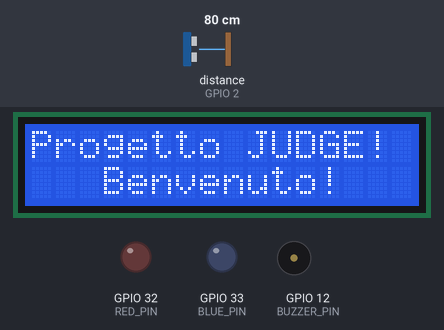
The sketch below on a simulated ESP32. On the bench: 16×2 character LCD, output pins drawn as LEDs (lit = HIGH), buzzer (waves = sounding, pin HIGH). Wiring (inferred from the names in the program): ultrasonic range finder: trigger GPIO 0; echo GPIO 2. The test bench sets the inputs (shaded band); at power-on: distance to the obstacle (sensor on GPIO 2) 80 cm. The echo pulse lasts 58.3 µs per cm; WiFi joins after 1.5 s; servers stay silent unless stated; uploads are accepted with an empty reply; the camera gives no picture; pins used as bus, display or sensor lines are not drawn; what the sketch prints to the serial monitor is not drawn.

Above: at 0.4 s.
At 11.2 s:
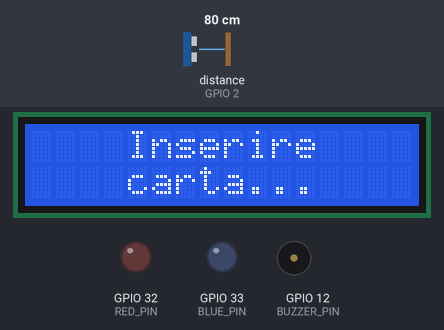
11.3 s: distance to the obstacle (sensor on GPIO 2) set to 2 cm
At 12.6 s:
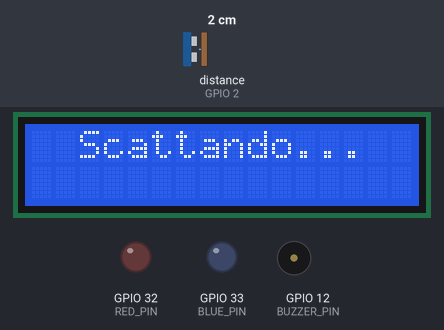
17.3 s: distance to the obstacle (sensor on GPIO 2) set to 120 cm
20.3 s: distance to the obstacle (sensor on GPIO 2) set to 4 cm
At 24.6 s:
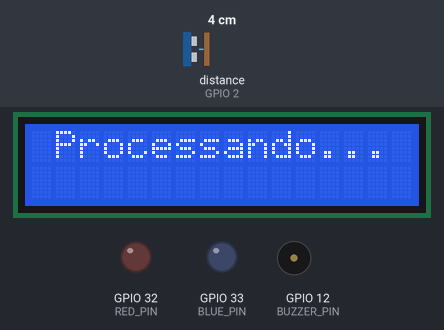
Timing chart, 0 to 26.1 s (numbered marks = the images above; inputs shaded):
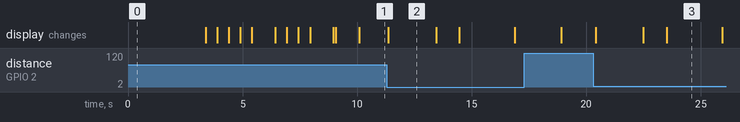

Measured:
- after the input at 11.3 s, the display: changes after 0.07 s (image 2)
- after the input at 20.3 s, the display: first changes after 0.12 s (image 3 shows a later state)
- what the display in image 2 shows lasts 2.0 s, from 11.4 s to 13.4 s

The sketch:

CameraPray_3.0.ino
```cpp
#include "esp_camera.h"
#include <WiFi.h>
#include <HTTPClient.h>
#include <LiquidCrystal_I2C.h>
#include <Wire.h>

#define CAMERA_MODEL_WROVER_KIT
#define SERVER_TIME_RESPONSE 2000
#define TRIGGER_PIN 0
#define ECHO_PIN 2
#define MIN_DELTA 2
#define BLUE_PIN 33
#define RED_PIN 32
#define BUZZER_PIN 12

#include "camera_pins.h"

//-----------------------------------VARIABILI GLOBALI-----------------------

LiquidCrystal_I2C lcd(0x27, 16, 2);
camera_config_t config;
const char* ssid = "Nome Connessione";
const char* password = "Password";
const char* serverAddress = "http://192.168.X.X/upload.php";
const char* serverResponseUrl = "http://192.168.X.X/scan.php";
float base_distance;
const int sda_pin = 15;
const int scl_pin = 13;

//-----------------------------------SETUP-----------------------------------

void setup()
{
  pinMode(BLUE_PIN, OUTPUT);
  pinMode(RED_PIN, OUTPUT);
  pinMode(BUZZER_PIN, OUTPUT);
  pinMode(TRIGGER_PIN, OUTPUT);
  pinMode(ECHO_PIN, INPUT);

  Wire.setPins(sda_pin, scl_pin); // Cambiamo i pin dei segnali sda e scl perché constrastavano con i pin usati dalla fotocamera
  Wire.begin();

  Serial.begin(115200);

  lcd.init();
  lcd.backlight();
  // Uso: lcd.setCursor(coloumn, row);

  //---------------------------------CAMERA SETUP----------------------------

  config_init();
  if(psramFound()) // Se la psram è disponibile aumenta le prestazioni della telecamera
  {
    Serial.println("Using psram");
    config.jpeg_quality = 10;
    config.fb_count = 2;
    config.grab_mode = CAMERA_GRAB_LATEST;
  }
  else
  {
    Serial.println("Not using psram");
    config.frame_size = FRAMESIZE_SVGA;
    config.fb_location = CAMERA_FB_IN_DRAM;
  }
  esp_err_t err = esp_camera_init(&config);
  if (err != ESP_OK)
  {
    Serial.println("Camera initialization failed");
    force_reset("     Errore", "   Fotocamera");
  }
  //------------------------------------PRESENTAZIONE------------------
  lcd.setCursor(0, 0);
  lcd.print("Progetto JUDGE!");
  lcd.setCursor(3, 1);
  lcd.print("Benvenuto!");
  delay(3000);
  lcd.clear();
  lcd.print("Initializing");
  delay(500);
  lcd.print(".");
  delay(500);
  lcd.print(".");
  delay(500);
  lcd.print(".");
  delay(500);
  lcd.clear();
  lcd.setCursor(0, 0);

  //------------------------------------WIFI SETUP------------------

  WiFi.begin(ssid, password);
  while (WiFi.status() != WL_CONNECTED)
  {
    Serial.println("Connecting...");
    delay(1000);
    lcd.clear();
    lcd.setCursor(3, 0);
    lcd.print("Connecting");
    lcd.setCursor(3, 1);
    lcd.print("to WiFi");
    delay(500);
    lcd.print(".");
    delay(500);
    lcd.print(".");
    delay(500);
    lcd.print(".");
  }
  lcd.clear();
  lcd.setCursor(3, 0);
  lcd.print("Connected!");
  Serial.println("Connected to WiFi, Ip: ");
  Serial.println(WiFi.localIP());
  delay(1000);
  lcd.clear();

  //-------------------------------CALCOLO DEL VALORE DI DISTANZA BASE DEL SENSORE IN SETUP---------

  digitalWrite(TRIGGER_PIN, LOW);
  delayMicroseconds(2);
  float distance = cast_echo();

  lcd.print("Distanza base: ");
  lcd.setCursor(0, 1);
  lcd.print(distance);
  lcd.print(" cm");
  delay(1000);
  lcd.clear();

  Serial.print(distance);
  Serial.println(" cm");
  base_distance = distance;

  lcd.setCursor(4, 0);
  lcd.print("Inserire");
  lcd.setCursor(4, 1);
  lcd.print("carta...");
  Serial.print("Waiting for card...");
}

//------------------------------------LOOP-----------------------

void loop()
{
  float cast_distance = cast_echo();
  float delta = base_distance - cast_distance;

  if (delta > MIN_DELTA) // Rileva la carta quando la differenza di distanza supera la soglia
  {
    Serial.print(cast_distance);
    Serial.println(" cm");
    lcd.clear();
    lcd.setCursor(2, 0);
    lcd.print("Scattando...");
    Serial.println("Camera Grab");
    delay(2000);

    captureAndSendPhoto();

    lcd.clear();
    lcd.setCursor(4, 0);
    lcd.print("Inserire");
    lcd.setCursor(4, 1);
    lcd.print("carta...");
    Serial.print("Waiting for card...");
  }
}

//----------------------------------------SCATTO ED INVIO DELLA FOTO-----------------

void captureAndSendPhoto()
{
  camera_fb_t * fb = esp_camera_fb_get(); // Funzione che scatta la foto
  // fb è la struttura che contiene la foto
  if (!fb)
  {
    Serial.println("Camera capture failed");
    force_reset(" Errore Camera!","");
  }

  WiFiClient client;
  HTTPClient http;

  lcd.clear();
  lcd.print("Rimuovere Carta");
  delay(1000);
  lcd.clear();
  lcd.setCursor(1, 0);
  lcd.print("Processando...");

  //---------------------------------------INVIO POST--------------------------
  http.begin(client, serverAddress);
  http.addHeader("Content-Type", "image/jpeg");
  int httpResponseCode = http.POST((uint8_t*)fb->buf, fb->len);

  Serial.print("HTTP Response code: ");
  Serial.println(httpResponseCode);

  switch(httpResponseCode)
  {
    case 200:
    {
      String response = http.getString();
      Serial.println(response);
      http.end();

      esp_camera_fb_return(fb);

      Serial.println("Waiting for GET");
      delay(SERVER_TIME_RESPONSE); // Attende che il server elabora la richiesta
      waitForServerResponse();
      break;
    }
    case -1:
    {
      force_reset("   Errore di", "  Connessione");
      break;
    }
    case -3:
    {
      http.end();
      esp_camera_fb_return(fb);
      lcd.clear();
      lcd.print("    Immagine");
      lcd.setCursor(0,1);
      lcd.print("    Corrotta");
      delay(2000);
      break;
    }
    case -11:
    {
      http.end();
      esp_camera_fb_return(fb);
      lcd.clear();
      lcd.print("  Errore Lato");
      lcd.setCursor(0,1);
      lcd.print("     Server");
      delay(2000);
      break;
    }
    default:
    {
      force_reset("     Errore", "   Sconosciuto!");
      break;
    }
  }
}

//-------------------------------------------INVIO E RICEZIONE GET-----------------------------

void waitForServerResponse()
{
  WiFiClient client;
  HTTPClient http;

  http.begin(client, serverResponseUrl);
  int httpResponseCode = http.GET(); // Invio Get

  if (httpResponseCode > 0)
  {
    String response = http.getString();

    // Gestione formattazione stringa
    char label[16];
    char card_name[16];
    split_string(response.c_str(), label, card_name);
    bool notFound = label[2] == 'N';

    // Segnalazione risultato
    if(notFound)
    {
      digitalWrite(RED_PIN, HIGH);
      digitalWrite(BUZZER_PIN, HIGH);
    }
    else
      digitalWrite(BLUE_PIN, HIGH);
    lcd.clear();
    lcd.print(label);
    lcd.setCursor(0, 1);
    lcd.print(card_name);
    delay(1000);
    digitalWrite(BUZZER_PIN, LOW);
    delay(2000);
    lcd.clear();
    if(notFound)
      digitalWrite(RED_PIN, LOW);
    else
      digitalWrite(BLUE_PIN, LOW);

    Serial.print("Server Response: ");
    Serial.println(response);

  }
  else
  {
    lcd.clear();
    lcd.print("     Errore");
    lcd.setCursor(0,1);
    lcd.print(" Ricezione Dati");
    delay(2000);
    Serial.print("Error on HTTP request: ");
    Serial.println(httpResponseCode);
  }

  http.end();
}

//----------------------------------------INVIO SEGNALE ULTRASUONO--------------------

float cast_echo()
{
  // Attivazione segnale
  delay(100);
  digitalWrite(TRIGGER_PIN, HIGH);
  delayMicroseconds(10);
  digitalWrite(TRIGGER_PIN, LOW);

  //Ricezione segnale
  long duration = pulseIn(ECHO_PIN, HIGH);
  float distance = (duration * 0.0343) / 2;
  return distance;
}

//-------------------------------------DIVISIONE STRINGA IN DUE--------------------

void split_string(const char* input, char* part1, char* part2)
{
    strncpy(part1, input, 16);
    part1[16] = '\0';
    strncpy(part2, input + 16, 16);
    part2[16] = '\0';
}

//-------------------------------------RESET FORZATO-------------------------------

void force_reset(String error_high, String error_low)
{
  lcd.clear();
  while(true)
  {
    lcd.print(error_high);
    lcd.setCursor(0,1);
    lcd.print(error_low);
    digitalWrite(BUZZER_PIN, HIGH);
    delay(1000);
    lcd.clear();
    digitalWrite(BUZZER_PIN, LOW);
    delay(1000);
    lcd.print(" Reset Hardware");
    lcd.setCursor(0,1);
    lcd.print("   Richiesto!");
    digitalWrite(BUZZER_PIN, HIGH);
    delay(1000);
    lcd.clear();
    digitalWrite(BUZZER_PIN, LOW);
    delay(1000);
  }
}

//------------------------------------CONFIGURAZIONE CAMERA--------------------

void config_init()
{
  config.ledc_channel = LEDC_CHANNEL_0;
  config.ledc_timer = LEDC_TIMER_0;
  config.pin_d0 = Y2_GPIO_NUM;
  config.pin_d1 = Y3_GPIO_NUM;
  config.pin_d2 = Y4_GPIO_NUM;
  config.pin_d3 = Y5_GPIO_NUM;
  config.pin_d4 = Y6_GPIO_NUM;
  config.pin_d5 = Y7_GPIO_NUM;
  config.pin_d6 = Y8_GPIO_NUM;
  config.pin_d7 = Y9_GPIO_NUM;
  config.pin_xclk = XCLK_GPIO_NUM;
  config.pin_pclk = PCLK_GPIO_NUM;
  config.pin_vsync = VSYNC_GPIO_NUM;
  config.pin_href = HREF_GPIO_NUM;
  config.pin_sccb_sda = SIOD_GPIO_NUM;
  config.pin_sccb_scl = SIOC_GPIO_NUM;
  config.pin_pwdn = PWDN_GPIO_NUM;
  config.pin_reset = RESET_GPIO_NUM;
  config.xclk_freq_hz = 20000000;
  config.frame_size = FRAMESIZE_UXGA;
  config.pixel_format = PIXFORMAT_JPEG; // for streaming
  //config.pixel_format = PIXFORMAT_RGB565; // for face detection/recognition
  config.grab_mode = CAMERA_GRAB_WHEN_EMPTY;
  config.fb_location = CAMERA_FB_IN_PSRAM;
  config.jpeg_quality = 12;
  config.fb_count = 1;
}
```

camera_pins.h
```cpp
#if defined(CAMERA_MODEL_WROVER_KIT)
#define PWDN_GPIO_NUM    -1
#define RESET_GPIO_NUM   -1
#define XCLK_GPIO_NUM    21
#define SIOD_GPIO_NUM    26
#define SIOC_GPIO_NUM    27

#define Y9_GPIO_NUM      35
#define Y8_GPIO_NUM      34
#define Y7_GPIO_NUM      39
#define Y6_GPIO_NUM      36
#define Y5_GPIO_NUM      19
#define Y4_GPIO_NUM      18
#define Y3_GPIO_NUM       5
#define Y2_GPIO_NUM       4
#define VSYNC_GPIO_NUM   25
#define HREF_GPIO_NUM    23
#define PCLK_GPIO_NUM    22

#else
#error "Camera model not selected"
#endif
```
